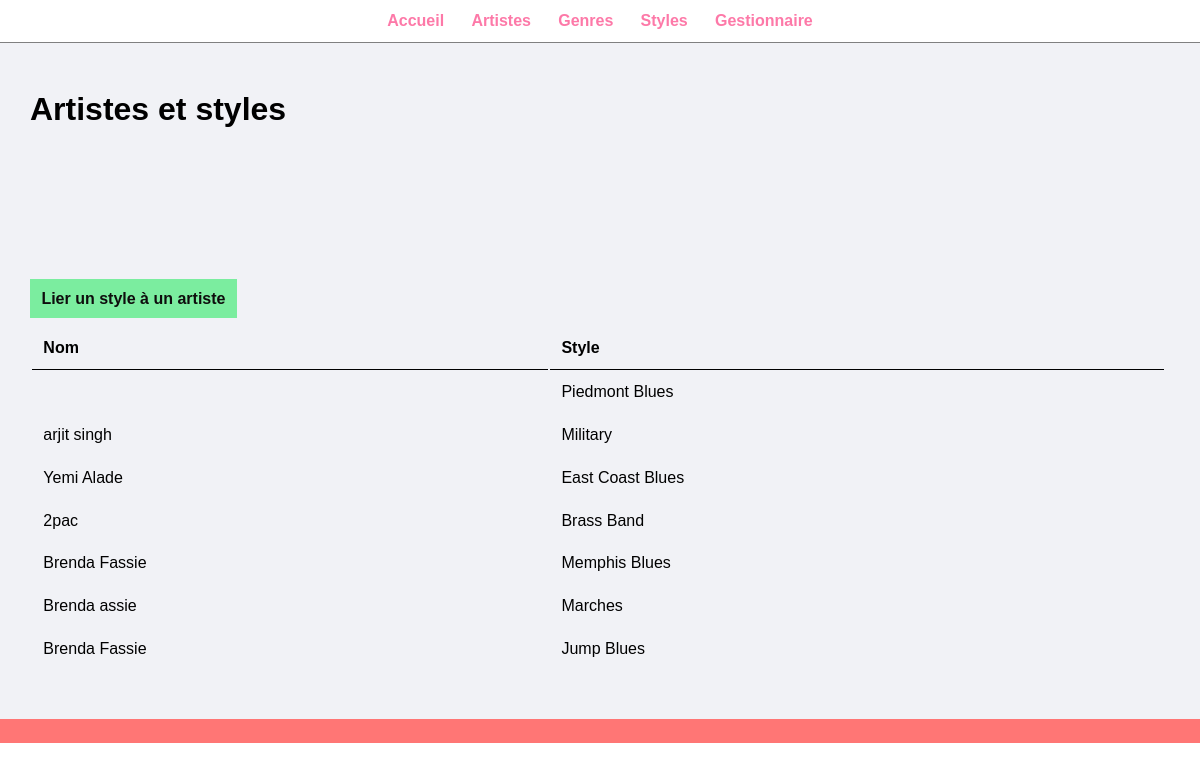
/manage-all.php, run on the app's committed database.
### tables this page shows
CREATE TABLE `assoc_art_styl` (
  `asso_id` int NOT NULL,
  `asso_art_id` int DEFAULT NULL,
  `asso_styl_id` int DEFAULT NULL
);

CREATE TABLE `styles` (
  `style_id` int NOT NULL,
  `style_name` varchar(255) DEFAULT NULL,
  `style_genre_id` int DEFAULT NULL
);

CREATE TABLE `artists` (
  `artist_id` int NOT NULL,
  `artist_name` varchar(50) NOT NULL
);

### manage-all.php (the view, shortened to what this page needs)
<?php include('partials-front/menu.php'); ?>
      <div class="main-content">
      <div class="wrapper">
       <h1>Artistes et styles</h1>
      <br><br><br>
<br><br>
       <br> <br><br><br>
        <table class= "tbl-full">
    <tr>
    <th> Nom </th>
    <th> Style </th>
    </tr>
    <a href="add-artiste-style.php" class="btn-secondary"> Lier un style à un artiste </a>
<br><br>
    <?php
            $sql = "SELECT `assoc_art_styl`.*, `artists`.*, `styles`.*
            FROM `assoc_art_styl`
                  JOIN `artists` ON `assoc_art_styl`.`asso_art_id` = `artists`.`artist_id`
                  JOIN `styles` ON `assoc_art_styl`.`asso_styl_id` = `styles`.`style_id`;";
            $res = mysqli_query($conn,$sql);
      if($res==TRUE){
      $count = mysqli_num_rows($res);
      if($count>0)
      {
            while ($rows= mysqli_fetch_assoc($res)){
                        $artist_name=$rows['artist_name'];
                        $style_name=$rows['style_name'];
               ?>
<tr>
    <td> <?php echo $artist_name ?> </td>
    <td> <?php echo $style_name ?> </td>
    </tr>
               <?php
            }
      }
}
    ?>
        </table>
    </div>
</div>
    <?php include('partials-front/footer.php'); ?>

### partials-front/menu.php (shortened to what this page needs)
<!DOCTYPE html>
<html lang="en">
<head>
    <link rel="stylesheet" href="css/admin.css" type="text/css">
</head>
<body>
    <div class="menu text-center">
    <div class="wrapper">
        <ul>
            <li> <a href="index.php">Accueil</a></li>
            <li> <a href="manage-artiste.php">Artistes</a></li>
            <li> <a href="manage-genre.php">Genres</a></li>
            <li> <a href="manage-style.php">Styles</a></li>
            <li> <a href="manage-all.php">Gestionnaire</a></li>
</ul>
    </div>
    </div>

### partials-front/footer.php (shortened to what this page needs)
<div class="footer">
    <div class="wrapper">
</div>
</div>

### css/admin.css (style rules this page uses)
* { margin:0; padding:0; font-family:Arial,Helvetica,sans-serif; }
.wrapper { padding:1%; margin: 0 auto; width:95%; }
.text-center { text-align: center; }
.menu { border-bottom: 1px solid grey; }
.menu ul { list-style-type: none; }
.menu ul li { display: inline; padding:1%; }
.menu ul li a { text-decoration: none; font-weight: bold; color: #fd79a8; }
.main-content { background-color:#f1f2f6; padding:3% 0; }
.tbl-full { width:100%; }
table tr th { border-bottom: 1px solid black; padding:1%; text-align:left; }
table tr td { padding:1%; }
.btn-secondary { background-color: #7bed9f; padding:1%; color:rgb(14, 13, 13); text-decoration: none; font-weight:bold; }
.footer { background-color:#ff7675; }

### data on the page
assoc_art_styl: asso_styl.style_name "Piedmont Blues"
assoc_art_styl: asso_art.artist_name "arjit singh", asso_styl.style_name "Military"
assoc_art_styl: asso_art.artist_name "Yemi Alade", asso_styl.style_name "East Coast Blues"
assoc_art_styl: asso_art.artist_name "2pac", asso_styl.style_name "Brass Band"
assoc_art_styl: asso_art.artist_name "Brenda Fassie", asso_styl.style_name "Memphis Blues"
assoc_art_styl: asso_art.artist_name "Brenda assie", asso_styl.style_name "Marches"
assoc_art_styl: asso_art.artist_name "Brenda Fassie", asso_styl.style_name "Jump Blues"
